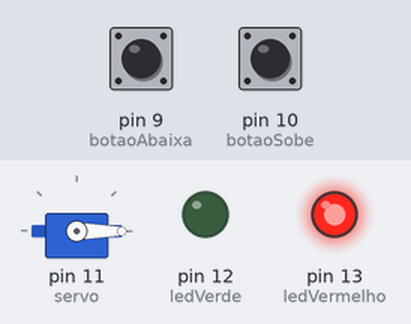
A sketch run on a simulated Arduino Uno, built with avr-gcc and run on an emulated ATmega328P. On the bench: servo, output pins drawn as LEDs (lit = HIGH). The inputs (shaded band) are chosen by the test bench; at power-on: pin 10 (botaoSobe) LOW, pin 9 (botaoAbaixa) LOW.

Above: at 1.2 s.
1.3 s: pin 10 (botaoSobe) pulled HIGH for 0.15 s
At 1.7 s:
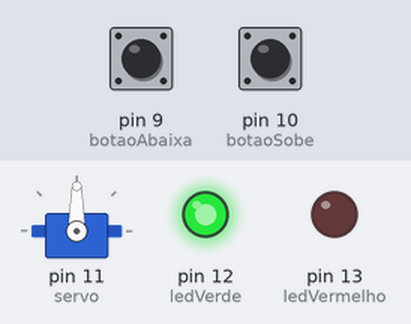
2.9 s: pin 9 (botaoAbaixa) pulled HIGH for 0.15 s
At 4.1 s:
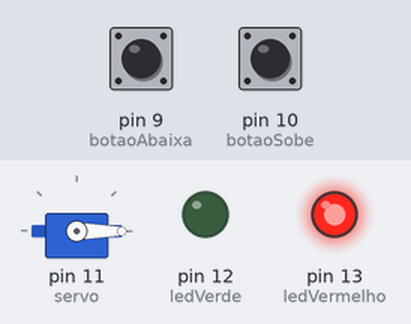
4.5 s: pin 10 (botaoSobe) pulled HIGH for 1 s
At 5.3 s:
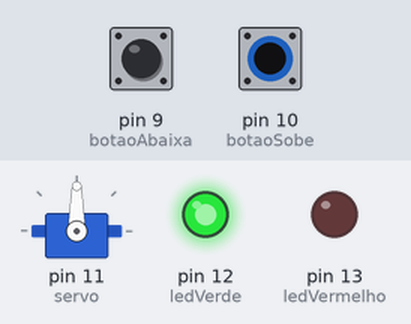
Timing chart, 0 to 7.5 s (numbered marks = the images above; inputs shaded):
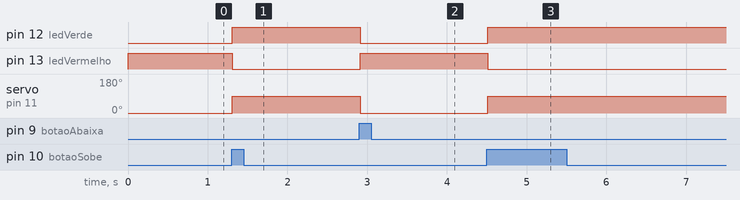

The sketch:

cancela.ino
```cpp
#include <Servo.h>

Servo cancela;

#define ledVermelho 13
#define ledVerde 12

#define servo 11

#define botaoSobe 10
#define botaoAbaixa 9

bool estado;

void setup() {
  cancela.attach(servo);

  pinMode(ledVermelho, OUTPUT);
  pinMode(ledVerde, OUTPUT);

  pinMode(botaoSobe, INPUT);
  pinMode(botaoAbaixa, INPUT);

  cancela.write(0);
  digitalWrite(ledVermelho, HIGH);
}

void loop() {

  if(digitalRead(botaoSobe) == HIGH){
    delay(10);
    if(digitalRead(botaoSobe) == HIGH){
      digitalWrite(ledVerde, HIGH);
      digitalWrite(ledVermelho, LOW);
      cancela.write(90);
    }
  }
  if(digitalRead(botaoAbaixa) == HIGH){
    delay(10);
    if(digitalRead(botaoAbaixa) == HIGH){
      digitalWrite(ledVerde, LOW);
      digitalWrite(ledVermelho, HIGH);
      cancela.write(0);
    }
  }
}
```

Measured:
- after the input at 1.3 s, pin 12 (ledVerde): LOW → HIGH at once; pin 13 (ledVermelho): HIGH → LOW at once; servo on pin 11 (servo): 0° → 90° at once
- after the input at 2.9 s, pin 12 (ledVerde): HIGH → LOW at once; pin 13 (ledVermelho): LOW → HIGH at once; servo on pin 11 (servo): 90° → 0° at once
- after the input at 4.5 s, pin 12 (ledVerde): LOW → HIGH at once; pin 13 (ledVermelho): HIGH → LOW at once; servo on pin 11 (servo): 0° → 90° at once
